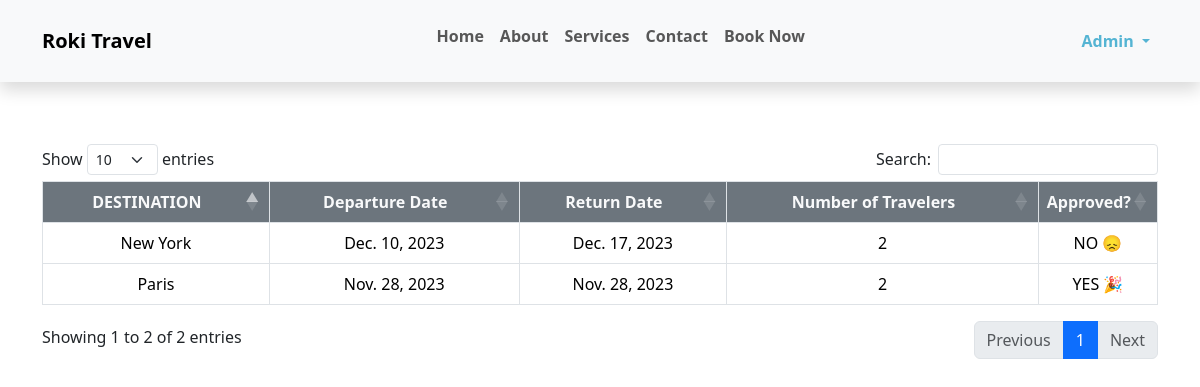
The page /your-book/ (signed in) on the database its author committed.
### App/models.py (models this page shows, shortened)
class Book(models.Model):
    destination = models.CharField(max_length=20)
    departure_date = models.DateField()
    return_date = models.DateField()
    travelers = models.IntegerField()
    approved = models.BooleanField(blank=True, null=True)
    not_approved = models.BooleanField(blank=True, null=True)
    pending = models.BooleanField(default=True)
    user = models.ForeignKey(User, on_delete=models.CASCADE)
    class Meta:
        ordering = ("-departure_date",)

### App/views.py (the view)
    def _wrapped_view(request, *args, **kwargs):
        if not request.user.is_authenticated:
            messages.error(request, "You need to log in first")
            return redirect("login")
        return view_func(request, *args, **kwargs)

### App/views.py (called while the page is built)
def redirect_if_not_authenticated(view_func):
    def _wrapped_view(request, *args, **kwargs):
        if not request.user.is_authenticated:
            messages.error(request, "You need to log in first")
            return redirect("login")
        return view_func(request, *args, **kwargs)
    return _wrapped_view

@redirect_if_not_authenticated
def your_book(request):
    books = Book.objects.filter(user=request.user)
    return render(request, "your_book.html", {"books": books})

### App/templates/your_book.html (shortened to what this page needs)
{% extends "base.html" %}
{% load static %}
{% block active-curr-user %}active{% endblock active-curr-user %}
{% block content %}
    <div class="container mt-5 pt-5">
        <div class="table-responsive mt-5">
            <table class="table table-bordered" id="example">
                <thead>
                    <tr>
                        <th scope="col" class="bg-secondary text-light text-center">DESTINATION</th>
                        <th scope="col" class="bg-secondary text-light text-center">Departure Date</th>
                        <th scope="col" class="bg-secondary text-light text-center">Return Date</th>
                        <th scope="col" class="bg-secondary text-light text-center">Number of Travelers</th>
                        <th class="bg-secondary text-light text-center" style="width: 10%;">Approved?</th>
                    </tr>
                </thead>
                <tbody>
                    {% for book in books %}
                        <tr>
                            <td class="text-center">{{book.destination}}</td>
                            <td class="text-center">{{book.departure_date}}</td>
                            <td class="text-center">{{book.return_date}}</td>
                            <td class="text-center">{{book.travelers}}</td>
                            <td class="text-center">
                                {% if book.approved %}
                                    YES 🎉
                                {% elif book.not_approved  %}
                                    NO 😞
                                {% elif book.pending %}
                                PENDING &nbsp;<i class="fa-solid fa-clock fa-lg" style="color: #ffea00;"></i>
                                {% endif %}
                            </td>
                        </tr>
                    {% endfor %}
                </tbody>
            </table>
        </div>
    </div>
{% endblock content %}

### App/templates/base.html (shortened to what this page needs)
{% load static %}
<!DOCTYPE html>
<html lang="en">
<head>
    <link href="https://cdn.jsdelivr.net/npm/bootstrap@5.3.2/dist/css/bootstrap.min.css" rel="stylesheet">
    <link rel="stylesheet" href="{% static 'css/styles.css' %}">
    <link rel="stylesheet" href="https://cdn.datatables.net/1.13.7/css/dataTables.bootstrap5.min.css" />
    <link rel="stylesheet" href="//cdn.jsdelivr.net/npm/alertifyjs@1.13.1/build/css/alertify.min.css"/>
    <link rel="stylesheet" href="//cdn.jsdelivr.net/npm/alertifyjs@1.13.1/build/css/themes/default.min.css"/>
</head>
<body data-bs-spy="scroll" data-bs-target="#nav-scroll">
      <nav class="navbar navbar-expand-lg navbar-light bg-light shadow fixed-top p-3" id="nav-scroll">
        <div class="container">
            <a href="{% url 'home' %}" class="navbar-brand fw-bolder">
              Roki Travel
            </a>
          <div class="collapse navbar-collapse pt-3 pt-lg-0 fw-bold" id="navbar">
            <ul class="navbar-nav me-auto mb-2 mb-lg-0 mx-auto">
              <li class="nav-item">
                <a class="nav-link link d-inline-block {% block active-home %}active{% endblock active-home %}" href="/#home">Home</a>
              </li>
              <li class="nav-item">
                <a class="nav-link link d-inline-block" href="/#about">About</a>
              </li>
              <li class="nav-item">
                <a class="nav-link link d-inline-block {% block services-active %}{% endblock services-active %}" href="/#services">Services</a>
              </li>
              <li class="nav-item">
                <a class="nav-link link d-inline-block" href="{% url 'contact' %}">Contact</a>
              </li>
              <li class="nav-item">
                <a class="nav-link link d-inline-block {% block active-book %}{% endblock active-book %}"
                href="{% url 'book' %}">Book Now</a>
              </li>
            </ul>
            <ul class="navbar-nav mb-2 mb-lg-0">
              {% if request.user.is_authenticated %}
                  <li class="nav-item dropdown">
                    <a href="#" class="nav-link dropdown-toggle
                    {% block active-curr-user %}{% endblock active-curr-user %}"
                    href="#" role="button" aria-expanded="false">
                      {{ request.user | title }}
                    </a>
                  </li>
              {% endif %}
            </ul>
          </div>
        </div>
      </nav>
    {% block content %}
    {% endblock content %}
</body>
</html>

### App/static/css/styles.css (style rules this page uses)
.link { position: relative; overflow: hidden; }
.link::after { content: ""; display: block; height: 4px; width: 100%; background-color: #66d9e8; transform: scale(0); transform-origin: left; transition: transform 0.4s ease; }
.active { color: #54B4D3 !important; }

### rows shown on the page
Book: destination "New York", departure_date "Dec. 10, 2023", return_date "Dec. 17, 2023", travelers "2", approved "NO 😞"
Book: destination "Paris", departure_date "Nov. 28, 2023", return_date "Nov. 28, 2023", travelers "2", approved "YES 🎉"

### other values the page prints
{{ request.user | title }} "Admin"
